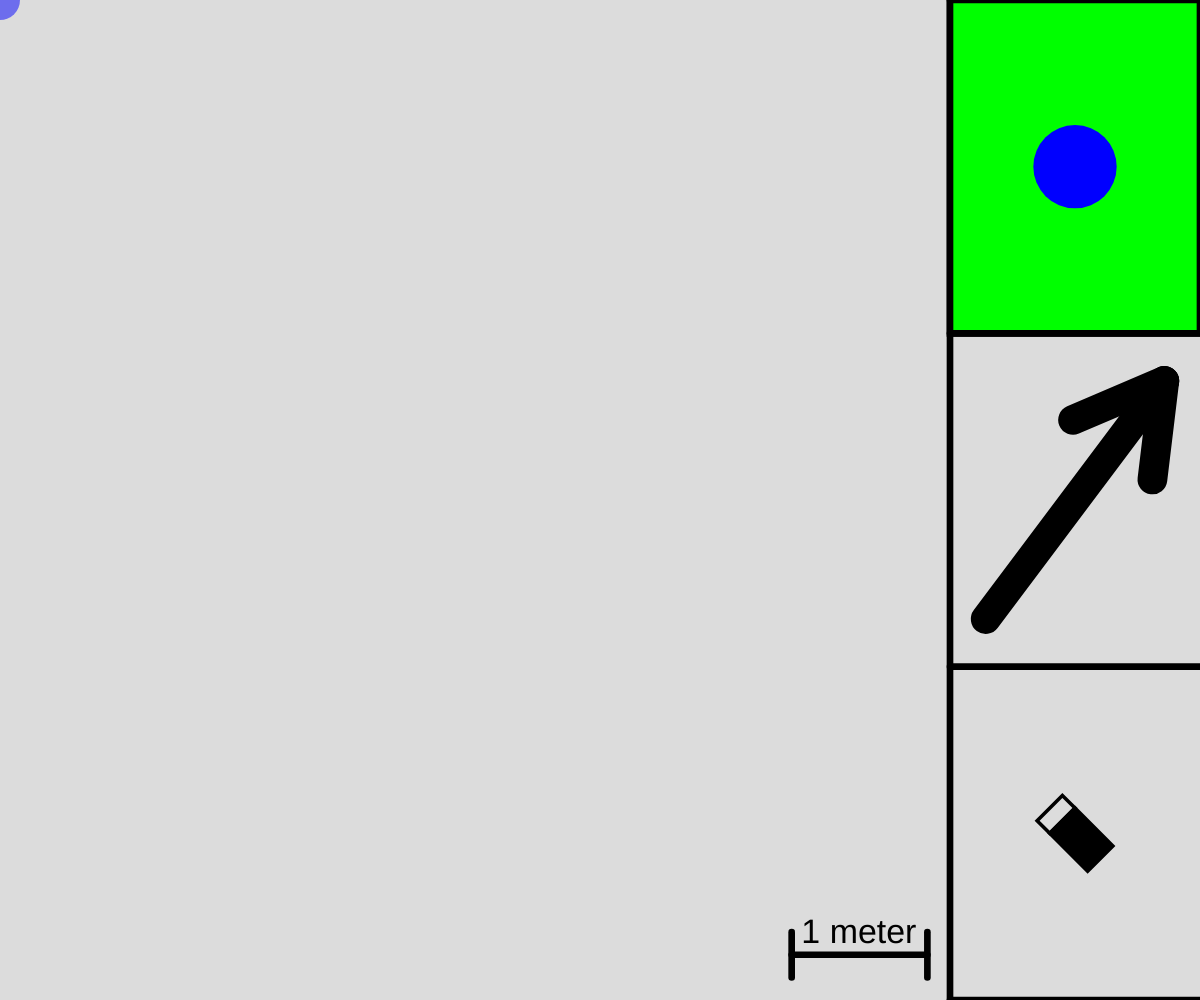
Frame 1 (no input)
Frame 60 (no input): identical to frame 1, image omitted
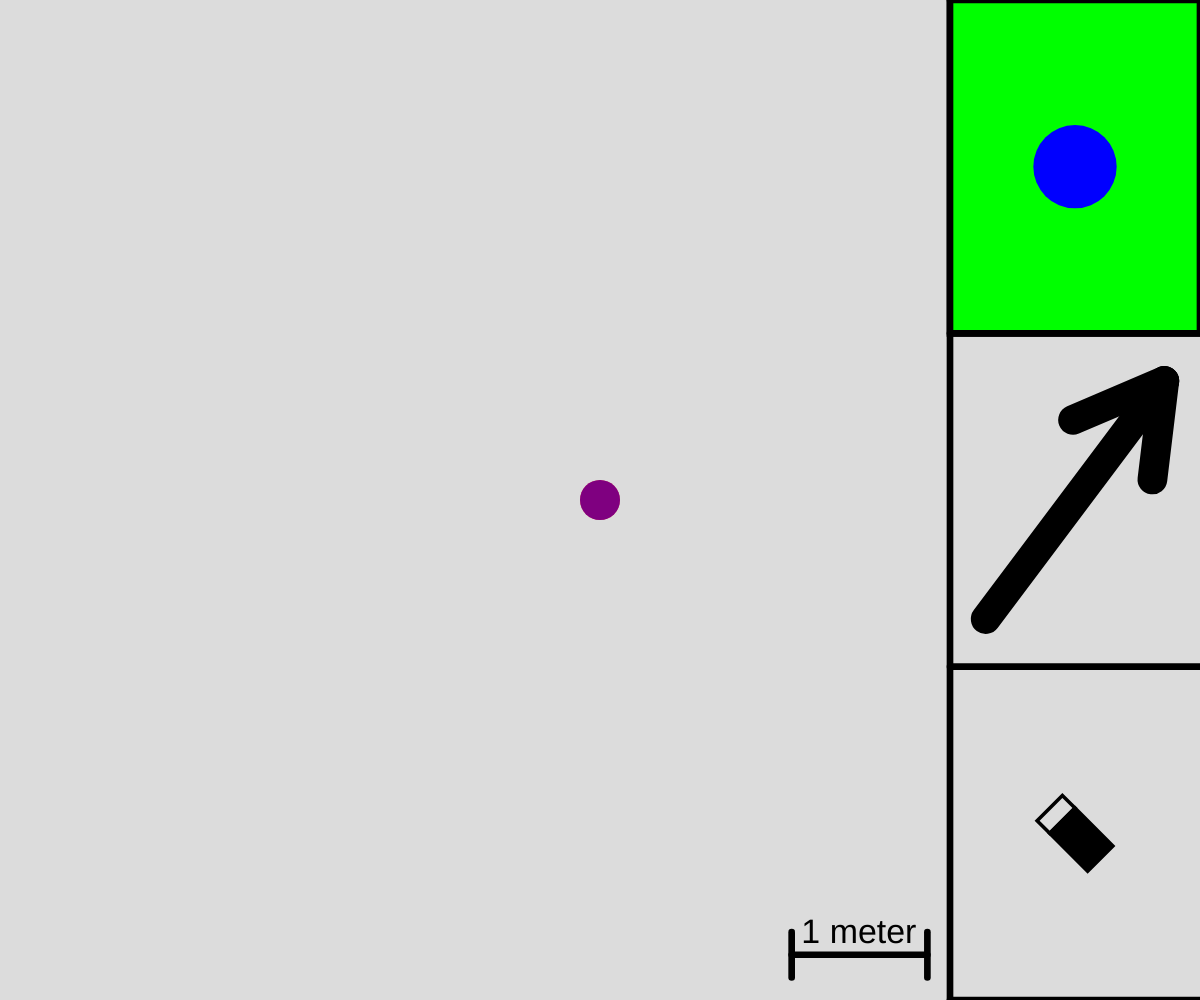
Frame 120 (the mouse pressed at the canvas centre since frame 60)

The p5.js sketch that drew these frames (run headless with seeded random() and noise() and a simulated clock; from frame 60 on, the mouse is pressed at the canvas centre):

// p5.js sketch
// ── sketch.js
/* global createCanvas*/
/* global width*/
/* global height*/
/* global background*/
/* global line*/
/* global resizeCanvas*/
/* global ellipse*/
/* global mouseX*/
/* global mouseY*/
/* global strokeWeight*/

/* global update*/

// function update(dt, particles, width, height){
//     for (var i = 0; i < particles.length; i++){
//         particles[i].x += particles[i].vx * dt;
//         particles[i].y += particles[i].vy * dt;
        
//         if (particles[i].x + particles[i].r >= width){
//             particles[i].vx *= -1;
//         } else if (particles[i].x - particles[i].r <= 0){
//             particles[i].vx *= -1;
//         }
//         if (particles[i].y + particles[i].r >= height){
//             particles[i].vy *= -1;
//         } else if (particles[i].y - particles[i].r <= 0){
//             particles[i].vy *= -1;
//         }
//     }
// }

//Charge (magnitude and sign) is given by the user in microcoulombs 
//And the initial position
//And the number of particles

//follow the movement of the particles
function update(dt, particles, vectors, width, height)
{
    //particles bouncing at each other
    var distances = [];
    const k = 9*(Math.pow(10, 9)); //I don't think this needs to be declared inside the for loop oups you are right 
    

    for (var i = 0; i < particles.length; i++)
    {
        if(particles.length > 1)
        {
            for (var j = i + 1; j < particles.length; j++) {
                var dx = particles[j].x - particles[i].x
                var dy = particles[j].y - particles[i].y
                var d = Math.sqrt(Math.pow(dx,2) + Math.pow(dy,2));

                var dvx = particles[j].vx - particles[i].vx;
                var dvy = particles[j].vy - particles[i].vy;
                
                distances.push(d);
                //collision and modification velocity
                if(d <= (particles[i].r + particles[j].r) && dvx * dx + dvy * dy < 0){
                    var l = lamda(particles,i,j,dx,dy);
                    particles[i].vx = (l/(particles[i].mass)*dx + particles[i].vx);
                    particles[i].vy = (l/(particles[i].mass)*dy + particles[i].vy);
                    particles[j].vx = (-l/(particles[j].mass)*dx + particles[j].vx);
                    particles[j].vy = (-l/(particles[j].mass)*dy + particles[j].vy);
                }
                
                }
                
        }
        
        particles[i].x += particles[i].vx * dt;
        particles[i].y += particles[i].vy * dt;
        
        if (particles[i].x + particles[i].r >= width){
            particles[i].vx *= -1;
            particles[i].x = width - particles[i].r;
        } else if (particles[i].x - particles[i].r <= 0){
            particles[i].vx *= -1;
            particles[i].x = particles[i].r;
        }
        if (particles[i].y + particles[i].r >= height){
            particles[i].vy *= -1;
            particles[i].y = height - particles[i].r;

        } else if (particles[i].y - particles[i].r <= 0){
            particles[i].vy *= -1;
            particles[i].y = particles[i].r;

        }
    }
    
    var eNetX;
    var eNetY;
    var eX;
    var eY;
    const e = 2.718281828;
    for (var i = 0; i < particles.length; i++){
      eNetX = 0;
      eNetY = 0;
      
      for (var j = 0; j < vectors.length; j++){
        dx = vectors[j].tailX - particles[i].x
        dy = vectors[j].tailY - particles[i].y
        d = Math.sqrt(Math.pow(dx,2) + Math.pow(dy,2));
        eX = Math.pow(e, -d/100000) * vectors[j].x * 10;
        eY = Math.pow(e, -d/100000) * vectors[j].y * 10;
        if (Math.random() < 0.05){
          console.log(Math.pow(e, -d/100000), d, vectors[j].x);
        }
        
        eNetX += eX;
        eNetY += eY;
      }
      
  
      
      var aiX = particles[i].charge*eNetX/particles[i].mass;
      var aiY = particles[i].charge*eNetY/particles[i].mass;
      particles[i].vx += aiX*dt;
      particles[i].vy += aiY*dt;      
    }
    
    for(var i = 0; i< particles.length; i++)
    {
      var En1x = 0;
      var En1y = 0;
      for(var j = 0; j<particles.length; j++){
        if (i != j){
          dx = particles[j].x - particles[i].x
          dy = particles[j].y - particles[i].y
          d = Math.sqrt(Math.pow(dx,2) + Math.pow(dy,2));
          //electric field j on i 
          var En1 =k*(Math.abs(particles[j].charge))/(Math.pow(d, 2)); 
          if (particles[i].charge > 0 && particles[j].charge > 0) {
            En1x += En1*(-dx/d); 
            En1y += En1*(-dy/d);
          }
          else if (particles[i].charge < 0 && particles[j].charge < 0) {
            En1x += En1*(-dx/d); 
            En1y += En1*(-dy/d);
          }
          else if (particles[i].charge > 0 && particles[j].charge < 0) {
            En1x += En1*(dx/d);
            En1y += En1*(dy/d);
          }
          else {
            En1x += En1*(dx/d); 
            En1y += En1*(dy/d);
          }
        }
      }
          
          //net electric field on particle i
      var EnetX = En1x;
      var EnetY = En1y;
      //console.log("EnetX: " + EnetX);
      //console.log(("EnetY: " + EnetY));
      //var Enet = Math.sqrt(Math.pow(EnetX,2) + Math.pow(EnetY,2));
      //acceleration of particle i
      var aiX = Math.abs(particles[i].charge)*EnetX/particles[i].mass;
      var aiY = Math.abs(particles[i].charge)*EnetY/particles[i].mass;
      particles[i].vx += aiX*dt;
      particles[i].vy += aiY*dt;
      
  }
}



function lamda(particles, i, j, dx, dy){
  var subtractionVelX = particles[i].vx - particles[j].vx;
  var subtractionVelY = particles[i].vy - particles[j].vy;
  var dotProduct = subtractionVelX * dx + subtractionVelY * dy;
  var dotProductS = dx*dx + dy*dy;
 
  
  var lamdaRes = ((-2*particles[i].mass*particles[j].mass)/(particles[i].mass + particles[j].mass))*((dotProduct)/dotProductS);
  return lamdaRes;
}







//update(1, particles, sceneWidth, sceneHeight);


const MENU_RATIO = 4;
const METER_RATIO = 1/7;
const NUM_SECTIONS = 3;
var particles = [];
var vectors = [];


var menuHeight, menuWidth; // menu dimensions
var sceneHeight, sceneWidth; // scene dimensions
var oldSceneWidth, oldSceneHeight; //old scene dimensions
var oldWidth, oldHeight; // old canvas dimensions

var metersInPixels;

var drawingMode = 0;

var mouseHasBeenPressed = false;

var tailX, tailY;

//The drawing modes are: 0: particle, 1: vector, 2: erasor

function setup() {
  createCanvas(window.innerWidth, window.innerHeight);
  oldWidth = width;
  oldHeight = height;
  if (width >= height) {
    menuHeight = height;
    menuWidth = height/MENU_RATIO;
    oldSceneWidth = width - menuWidth;
    oldSceneHeight = height;
  } else {
    menuWidth = width;
    menuHeight = width/MENU_RATIO;
    oldSceneWidth = width;
    oldSceneHeight = height - menuHeight;
  }
} 

function draw() {
  
  if (width >= height) {
    // draw menu on the left side
    menuHeight = height;
    menuWidth = height/MENU_RATIO;
    sceneWidth = width - menuWidth;
    sceneHeight = height;
  } else {
    menuWidth = width;
    menuHeight = width/MENU_RATIO;
    sceneWidth = width;
    sceneHeight = height - menuHeight;
  }
  metersInPixels = METER_RATIO * sceneWidth;
  
  update(1, particles, vectors, sceneWidth, sceneHeight);
  
  if (oldWidth != width || oldHeight != height){
    // scale the particles
    for (var i = 0; i < particles.length; i++){
      particles[i].x *= sceneWidth / oldSceneWidth;
      particles[i].y *= sceneHeight / oldSceneHeight;
      particles[i].vx *= sceneWidth / oldSceneWidth;
      particles[i].vy *= sceneHeight / oldSceneHeight;
      particles[i].r *= Math.sqrt(sceneWidth*sceneHeight / (oldSceneWidth * oldSceneHeight));
      // if (sceneWidth / oldSceneWidth < sceneHeight / oldSceneHeight){
      //   // scale the radius with x component
      //   if (sceneWidth / oldSceneWidth < 1){
      //     particles[i].r *= sceneWidth / oldSceneWidth;
      //   } else {
      //     particles[i].r *= oldSceneWidth / sceneWidth;
      //   }
      // } else {
      //   // scale the radius with y component
      //   if (sceneHeight / oldSceneHeight < 1) {
      //   particles[i].r *= sceneHeight / oldSceneHeight;
      //   } else {
      //   particles[i].r *= oldSceneHeight / sceneHeight;
      //   }
      // }
    }
    oldWidth = width;
    oldHeight = height;
    oldSceneWidth = sceneWidth;
    oldSceneHeight = sceneHeight;
  }
  
  // DRAWING HAPPENS HERE
  
  background(220);
  for (var i = 0; i < particles.length; i++){
    var c;
    if (particles[i].charge > 0){
      c = color(0, 0, 255);
    } else {
      c = color(255, 0, 0);
    }
    drawParticle(particles[i].x, particles[i].y, particles[i].r, c);
  }
  
  for (var i = 0; i < vectors.length; i++){
    stroke(0);
    drawVector(vectors[i].tailX, vectors[i].tailY, vectors[i].headX, vectors[i].headY);
  }
  
  
  //console.log("hello")
  stroke(0);
 
  strokeWeight(Math.max(menuWidth, menuHeight)/150);
  stroke(0);
  fill(0);
  drawMenu();
  strokeWeight(Math.max(menuWidth, menuHeight)/150);
  stroke(0);
  fill(0);
  drawMeterScale();
  
  if (!isMouseInMenu()){
    if (drawingMode == 0){
      drawParticle(mouseX, mouseY, 20, color('rgba(0, 0, 255, 0.5)'));
    } if (drawingMode == 1 && mouseHasBeenPressed){
      stroke(125);
      drawVector(tailX, tailY, mouseX, mouseY);
    } if (drawingMode == 2){
      drawErasor(mouseX, mouseY, Math.min(menuWidth/7, menuHeight/7));
      
      var r = Math.min(menuWidth/7, menuHeight/7);
      
      if (mousePressed){
        for (var i = particles.length - 1; i >= 0; i--){
          if (Math.pow(particles[i].x - mouseX, 2) + Math.pow(particles[i].y - mouseY, 2) < r*r){
           particles.splice(i, 1); 
          }
        }
        for (var i = vectors.length - 1; i >= 0; i--){
          if (Math.pow(vectors[i].tailX - mouseX, 2) + Math.pow(vectors[i].tailY - mouseY, 2) < r*r){
           vectors.splice(i, 1); 
          }
        }
        
      }
    }
  }
}


//HELPER FUNCTIONS
function drawMeterScale(){
  var x1, y1, x2, y2, x3, y3, x4, y4, x5, y5, x6, y6;
  
  x5 = sceneWidth - (metersInPixels/6 + metersInPixels);
  y5 = sceneHeight - (2 * metersInPixels/6);
  x6 = sceneWidth - metersInPixels/6;
  y6 = y5;
  x1 = x5;
  y1 = y5 - metersInPixels/6;
  x2 = x5;
  y2 = y5 + metersInPixels/6;
  x3 = x6;
  y3 = y1;
  x4 = x6;
  y4 = y2;
  line(x5, y5, x6, y6);
  line(x1, y1, x2, y2);
  line(x3, y3, x4, y4);
  textSize(metersInPixels*(1/4));
  noStroke()
  text("1 meter", x5 + 1/14 * metersInPixels, (y5 + y3)/2);
 
}

function isMouseInMenu(){
  if (width >= height){
    return (mouseX > width - menuWidth);
  } else {
    return (mouseY > height - menuHeight);
  }
}

function drawVector(x1, y1, x2, y2){
  push();
  var theta = PI/6;
  translate(x1, y1);
  var angle = atan2(y2 - y1, x2 - x1);
  rotate(angle);
  var L = Math.sqrt((x1-x2)*(x1-x2) + (y1 - y2) * (y1-y2));
  strokeWeight(L/10);
  line(0, 0, L, 0);
  line(L, 0, L - L/3 * cos(theta), L/3 * sin(theta));
  line(L, 0, L - L/3 * cos(theta), -L/3 * sin(theta))
  pop();
}

function drawMenu(){

  if (width >= height) {
    // draw menu on the right side
    line(sceneWidth, 0, sceneWidth, height);
    var side = menuHeight/ NUM_SECTIONS;
    for (var i = 0; i < NUM_SECTIONS+1; i++){
      stroke(0)
      line(sceneWidth, i * side, width, i * side);
      if (i == drawingMode){
        fill(0, 255, 0);
        rect(sceneWidth,i * side , menuWidth, side);
      }
    }
    
    // here
    drawParticle(width - 1/2 * menuWidth , 1/2 * side, 1/8 * menuHeight/NUM_SECTIONS, color(0, 0, 255));
    stroke(0);
    drawVector(width - (6/7)*menuWidth, 2*side - (1/7)*side,width - (1/7)*menuWidth , (8/7)*side);
    
    drawErasor(width - 1/2 * menuWidth, 5/2 * side, menuWidth/7);
  } else {
    // draw the menu on the bottom
    line(0, sceneHeight, width, sceneHeight);
    var side = width/NUM_SECTIONS
    line(sceneWidth, 0, sceneWidth, height);
    for (var i = 0; i < NUM_SECTIONS+1; i++){
      line(i * side , sceneHeight, i * side, height);
      if (i == drawingMode){
        fill(0, 255, 0);
        rect(i*side, height - menuHeight, side, menuHeight);
      }
    }
    drawParticle(1/2 * side, height - 1/2 * menuHeight, 1/8 * width/NUM_SECTIONS, color(0, 0, 255));
    stroke(0);
    drawVector((8/7)*side, height - (1/7)*menuHeight, 2*side - (1/7) * side, height - 6*menuHeight/7);
    drawErasor(5/2 * side, height - 1/2 * menuHeight, menuHeight/7);
    
  }
}



function drawParticle(x, y, r, c) {
  noStroke();
  fill(c);
  
  ellipse(x, y, 2 * r, 2 * r);
}


function drawErasor(x, y, l){
  var angle = PI/4;
  push();
  translate(x, y);
  rotate(angle);
  fill(0);
  stroke(0);
  strokeWeight(l/10);
  rect(-l/2, -l/2, l * 3/2, l);
  noFill();
  rect(-l, -l/2, l/2, l);
  pop();
  
}


// EVENTS
function windowResized() {
  resizeCanvas(window.innerWidth, window.innerHeight);
}

//fix radius and charge to SI
function mousePressed() {
  r = 20;
  var mass = Math.PI*Math.pow(r, 2);
  var charge;
  if (Math.random() < 0.5){
    charge = 0.01;//*Math.pow(10, -6);
  } else {
    charge = -0.01;
  }
  
  if (drawingMode == 0){
    // code for drawing particles!
    if (width >= height){
      if (mouseX + r < width - menuWidth){
        particles.push({
          x: mouseX,
          y: mouseY,
          r: r,
          mass: mass,
          charge: charge,
          vx: 0,//10*(0.5-random()),
          vy: 0//10*(0.5-random())
        });
      }
    } else {
      if (mouseY + r < height - menuHeight){
        particles.push({
          x: mouseX,
          y: mouseY,
          r: r,
          mass: mass,
          charge: charge,
          vx: 0,// 10*(0.5-random()),
          vy: 0//10*(0.5-random())
        });
      }
    }
  } else if (drawingMode == 1){
    if (!mouseHasBeenPressed && !isMouseInMenu()){
      tailX = mouseX;
      tailY = mouseY;
      mouseHasBeenPressed = true;
    } else if (!isMouseInMenu()) {
      vectors.push(
        {
          tailX: tailX,
          tailY: tailY,
          headX: mouseX,
          headY: mouseY,
          x: mouseX - tailX,
          y: mouseY - tailY
        });
      mouseHasBeenPressed = false;
    }
  }
  
  if (isMouseInMenu()){
    if (width >= height){
      var side = menuHeight/NUM_SECTIONS;
      drawingMode = Math.floor(mouseY/side);
    } else {
      var side = width/NUM_SECTIONS;
      drawingMode = Math.floor(mouseX/side);
    }
  }
  
}
// ── physics.js
// //Charge (magnitude and sign) is given by the user in microcoulombs 
// //And the initial position
// //And the number of particles

//follow the movement of the particles
function update(dt, particles, width, height)
{
    //particles bouncing at each other
    var distances = [];
    var k = 9*(Math.pow(10, 9));  
    var En1x = 0
    var En1y = 0

    for (var i = 0; i < particles.length; i++)
    {
        if(particles.length > 1)
        {
            for (var j = i + 1; j < particles.length; j++) {
                // var v1 = posVector(particles,i);
                // var v2 = posVector(particles,j);
                
                var dx = particles[j].x - particles[i].x
                var dy = particles[j].y - particles[i].y
                var d = Math.sqrt(Math.pow(dx,2) + Math.pow(dy,2));
                //electric field j on i 
                var En1 =k*(Math.abs(particles[j].charge))/(Math.pow(d, 2)); 
                if (particles[i].charge > 0 && particles[j].charge > 0) {
                    En1x += En1*(-dx/d); 
                    En1y += En1*(-dy/d);
                }
                else if (particles[i].charge < 0 && particles[j].charge < 0) {
                    En1x += En1*(-dx/d); 
                    En1y += En1*(-dy/d);
                }
                else if (particles[i].charge > 0 && particles[j].charge <0) {
                    En1x += En1*(dx/d); 
                    En1y += En1*(dy/d);
                }
                else {
                    En1x += En1*(dx/d); 
                    En1y += En1*(dy/d);
                }
                
                // //electric field i on j (is the negative of n on 1)
                // var E1nx = -En1x;
                // var E1ny = -En1y;

                
                
                distances.push(d);
                
                if(d <= (particles[i].r + particles[j].r)){
                    var l = lamda(particles,i,j,dx,dy);
                    particles[i].vx = (l/(particles[i].mass)*dx + particles[i].vx);
                    particles[i].vy = (l/(particles[i].mass)*dy + particles[i].vy);
                    particles[j].vx = (-l/(particles[j].mass)*dx + particles[j].vx);
                    particles[j].vy = (-l/(particles[j].mass)*dy + particles[j].vy);
                    //console.log("vx : " + particles[i].vx);
                }
                
                }
                //electric field when j<i but is not j==i
                if(i != 0){
                    for(j = 0; j < i; j++){
                        En1 =k*particles[j].charge/(Math.pow(d, 2));
                        var En1 =k*(Math.abs(particles[j].charge))/(Math.pow(d, 2)); 
                        if (particles[i].charge > 0 && particles[j].charge > 0) {
                            En1x += En1*(-dx/d); 
                            En1y += En1*(-dy/d);
                        }
                        else if (particles[i].charge < 0 && particles[j].charge < 0) {
                            En1x += En1*(-dx/d); 
                            En1y += En1*(-dy/d);
                        }
                        else if (particles[i].charge > 0 && particles[j].charge <0) {
                            En1x += En1*(dx/d); 
                            En1y += En1*(dy/d);
                        }
                        else {
                            En1x += En1*(dx/d); 
                            En1y += En1*(dy/d);
                        }
                    }  
                }
                
                //net electric field on particle i
                var EnetX = En1x;
                var EnetY = En1y;
                //var Enet = Math.sqrt(Math.pow(EnetX,2) + Math.pow(EnetY,2));
                //acceleration of particle i
                var aiX = (particles[i].charge*EnetX)/particles[i].mass;
                var aiY = (particles[i].charge*EnetY)/particles[i].mass;
                particles[i].vx = aiX*dt;
                particles[i].vy = aiY*dt;
            }
        
        
        particles[i].x += particles[i].vx * dt;
        particles[i].y += particles[i].vy * dt;
        
        if (particles[i].x + particles[i].r >= width){
            particles[i].vx *= -1;
            particles[i].x = width - particles[i].r;
        } else if (particles[i].x - particles[i].r <= 0){
            particles[i].vx *= -1;
        }
        if (particles[i].y + particles[i].r >= height){
            particles[i].vy *= -1;
        } else if (particles[i].y - particles[i].r <= 0){
            particles[i].vy *= -1;
            particles[i].y = width - particles[i].r;
        }
    }
    
}



function lamda( particles, i, j, dx, dy){

    var subtractionVelX = particles[i].vx - particles[j].vx;
    var subtractionVelY = particles[i].vy - particles[j].vy;
    var dotProduct = subtractionVelX * dx + subtractionVelY * dy;
    var dotProductS = dx*dx + dy*dy;
   
    
    var lamdaRes = ((-2*particles[i].mass*particles[j].mass)/(particles[i].mass + particles[j].mass))*((dotProduct)/dotProductS);
    return lamdaRes;
}

//***************************************************************************************************************************************************************************************************************

//point charge? (moving or not?)
//each particle havea charge? 
//Whatdo we need:
//Given by the user: charge of each paticle, mass, radius 
//vxi and vyi should be zero, the velocity of the should be determined by the acceleration given by the Fe by the other particles
//for acceleration we need: charge of the particle: distance between particles, mass of the particle that has an acceleration, the charge of the particle applying a force on the particle.
